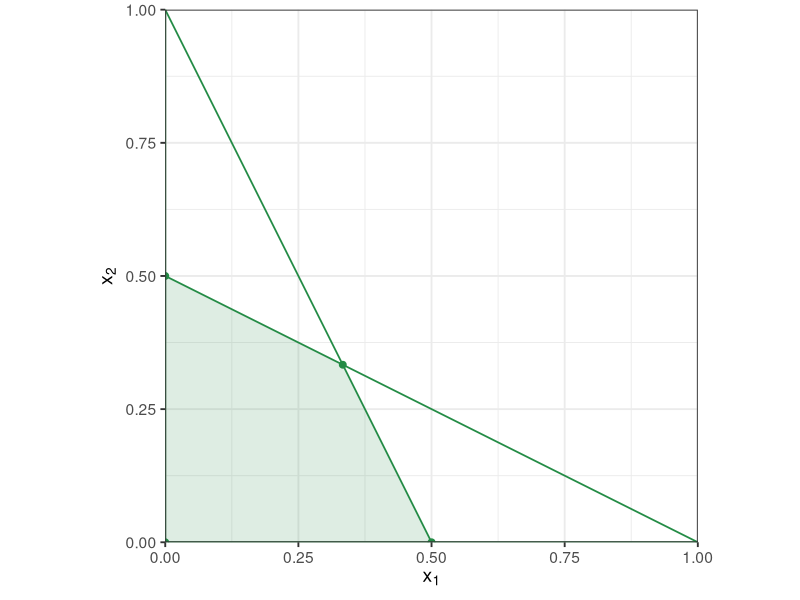
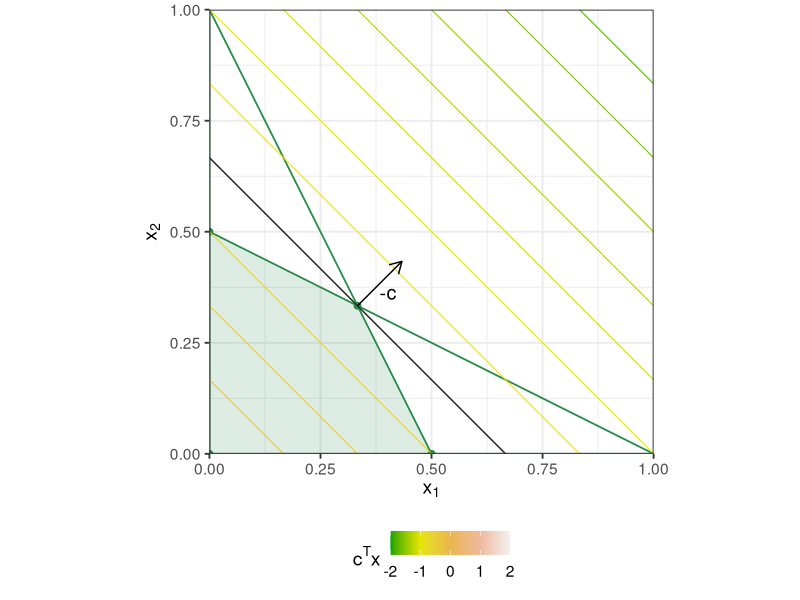

Source code (R) for these figures, in order:
# Used in: slides/07-constrained/02-lp.tex
# Used in: slides/07-constrained/03-simplex.tex
#
# Builds the linear-programming figures used in the constrained optimization slides.
# The plots show a feasible polytope, objective level sets, and three LP solution cases.

set.seed(1L)

library(data.table)
library(ggplot2)
library(grid)
library(gridExtra)

figure_dir = "../figure"
dir.create(figure_dir, recursive = TRUE, showWarnings = FALSE)

constraint_color = "#238b45"
objective_color = "#252525"
highlight_color = "#de2d26"
fill_alpha = 0.15

save_plot = function(plot, filename, width, height) {
  ggsave(
    filename = file.path(figure_dir, filename),
    plot = plot,
    width = width,
    height = height,
    dpi = 300,
    bg = "white"
  )
}

feasible_vertices = function(a_matrix, b_vector, tolerance = 1e-9) {
  index_pairs = combn(seq_len(nrow(a_matrix)), 2L, simplify = FALSE)

  vertices = lapply(index_pairs, function(active_index) {
    active_matrix = a_matrix[active_index, , drop = FALSE]

    if (abs(det(active_matrix)) <= tolerance) {
      NULL
    } else {
      point = as.numeric(solve(active_matrix, b_vector[active_index]))
      is_feasible = all(drop(a_matrix %*% point) <= b_vector + tolerance)

      if (is_feasible) {
        data.table(x1 = point[1L], x2 = point[2L])
      } else {
        NULL
      }
    }
  })

  vertices = Filter(Negate(is.null), vertices)

  if (length(vertices) == 0L) {
    data.table(x1 = numeric(), x2 = numeric())
  } else {
    unique(rbindlist(vertices))
  }
}

order_vertices = function(vertices) {
  if (nrow(vertices) <= 2L) {
    vertices
  } else {
    center_x1 = mean(vertices$x1)
    center_x2 = mean(vertices$x2)
    ordered_vertices = copy(vertices)
    ordered_vertices[, angle := atan2(x2 - center_x2, x1 - center_x1)]
    setorder(ordered_vertices, angle)
    ordered_vertices[, angle := NULL]
    ordered_vertices
  }
}

constraint_lines = function(a_matrix, b_vector, tolerance = 1e-9) {
  line_data = data.table(
    a1 = a_matrix[, 1L],
    a2 = a_matrix[, 2L],
    rhs = b_vector
  )

  list(
    abline = line_data[abs(a2) > tolerance][
      ,
      .(intercept = rhs / a2, slope = -a1 / a2)
    ],
    vline = line_data[abs(a2) <= tolerance & abs(a1) > tolerance][
      ,
      .(x_intercept = rhs / a1)
    ]
  )
}

base_lp_theme = function(base_size = 14L) {
  theme_bw(base_size = base_size) +
    theme(
      legend.position = "bottom",
      plot.title = element_text(hjust = 0.5)
    )
}

plot_polytope = function(a_matrix, b_vector, x_limits = c(0, 1), y_limits = c(0, 1), base_size = 14L) {
  vertices = order_vertices(feasible_vertices(a_matrix, b_vector))
  lines = constraint_lines(a_matrix, b_vector)

  plot = ggplot() +
    geom_abline(
      data = lines$abline,
      mapping = aes(intercept = intercept, slope = slope),
      color = constraint_color,
      linewidth = 0.6
    ) +
    geom_vline(
      data = lines$vline,
      mapping = aes(xintercept = x_intercept),
      color = constraint_color,
      linewidth = 0.6
    )

  if (nrow(vertices) > 0L) {
    plot = plot +
      geom_polygon(
        data = vertices,
        mapping = aes(x = x1, y = x2),
        fill = constraint_color,
        alpha = fill_alpha
      ) +
      geom_point(
        data = vertices,
        mapping = aes(x = x1, y = x2),
        color = constraint_color,
        size = 2
      )
  }

  plot +
    coord_equal(xlim = x_limits, ylim = y_limits, expand = FALSE) +
    labs(x = expression(x[1]), y = expression(x[2])) +
    base_lp_theme(base_size)
}

plot_objective_direction = function(plot, start, end, label = "-c") {
  plot +
    geom_segment(
      aes(x = start[1L], y = start[2L], xend = end[1L], yend = end[2L]),
      arrow = arrow(length = unit(0.03, "npc")),
      linewidth = 0.5
    ) +
    geom_text(
      aes(x = start[1L], y = start[2L], label = label),
      hjust = -1.3,
      vjust = -0.4,
      size = 5
    )
}

constraint_matrix = matrix(
  c(
    1, 2,
    2, 1,
    -1, 0,
    0, -1
  ),
  ncol = 2L,
  byrow = TRUE
)
constraint_rhs = c(1, 1, 0, 0)

feasible_set_plot = plot_polytope(constraint_matrix, constraint_rhs)
save_plot(feasible_set_plot, "cons-linear-pro-example.png", width = 5, height = 5)

objective_levels = CJ(
  x1 = seq(-2, 2, by = 0.01),
  objective_value = seq(-2, 2, by = 1 / 6)
)
objective_levels[, x2 := -objective_value - x1]

opposite_direction_plot = plot_polytope(constraint_matrix, constraint_rhs) +
  geom_path(
    data = objective_levels,
    mapping = aes(x = x1, y = x2, color = objective_value, group = objective_value),
    linewidth = 0.35
  ) +
  scale_color_gradientn(colours = terrain.colors(5L)) +
  geom_abline(intercept = 2 / 3, slope = -1, color = objective_color, linewidth = 0.5) +
  labs(color = expression(c^T * x))

opposite_direction_plot = plot_objective_direction(
  opposite_direction_plot,
  start = c(1 / 3, 1 / 3),
  end = c(1 / 3 + 0.1, 1 / 3 + 0.1)
)

save_plot(opposite_direction_plot, "cons-opposite-direction.png", width = 5.5, height = 5)

case_plot = function(title, x_limits, y_limits) {
  ggplot() +
    coord_equal(xlim = x_limits, ylim = y_limits, expand = FALSE) +
    labs(title = title, x = expression(x[1]), y = expression(x[2])) +
    base_lp_theme(base_size = 12L)
}

case_1_plot = case_plot("Case 1", x_limits = c(0, 2), y_limits = c(0, 2)) +
  annotate(
    "rect",
    xmin = -Inf,
    xmax = 1,
    ymin = -Inf,
    ymax = Inf,
    fill = constraint_color,
    alpha = fill_alpha
  ) +
  geom_polygon(
    data = data.table(x1 = c(0, 2, 2), x2 = c(2, 0, 2)),
    mapping = aes(x = x1, y = x2),
    fill = "#3182bd",
    alpha = fill_alpha
  ) +
  geom_polygon(
    data = data.table(x1 = c(0, 2, 2), x2 = c(0, 0, 1)),
    mapping = aes(x = x1, y = x2),
    fill = "#fdae6b",
    alpha = fill_alpha
  ) +
  geom_vline(xintercept = 1, color = constraint_color, linewidth = 0.6) +
  geom_abline(intercept = 2, slope = -1, color = "#3182bd", linewidth = 0.6) +
  geom_abline(intercept = 0, slope = 1 / 2, color = "#fdae6b", linewidth = 0.6)

case_2_plot = case_plot("Case 2", x_limits = c(0, 1), y_limits = c(0.5, 1.5)) +
  geom_polygon(
    data = data.table(
      x1 = c(0.5, 1, 1, 0.5, 0),
      x2 = c(0.5, 0.5, 1.5, 1.5, 1)
    ),
    mapping = aes(x = x1, y = x2),
    fill = constraint_color,
    alpha = fill_alpha
  ) +
  geom_abline(intercept = 1, slope = -1, color = constraint_color, linewidth = 0.6) +
  geom_abline(intercept = 1, slope = 1, color = constraint_color, linewidth = 0.6) +
  geom_abline(intercept = 1.5, slope = -1, color = objective_color, linewidth = 0.5)

case_2_plot = plot_objective_direction(
  case_2_plot,
  start = c(0.5, 1),
  end = c(0.75, 1.25)
)

case_3_plot = case_plot("Case 3", x_limits = c(0, 1), y_limits = c(0, 1)) +
  geom_polygon(
    data = data.table(
      x1 = c(0, 0.5, 29 / 34, 2 / 3, 1 / 3),
      x2 = c(0.5, 0, 0.29, 2 / 3, 5 / 6)
    ),
    mapping = aes(x = x1, y = x2),
    fill = constraint_color,
    alpha = fill_alpha
  ) +
  geom_abline(intercept = 2, slope = -2, color = constraint_color, linewidth = 0.6) +
  geom_abline(intercept = 1, slope = -0.5, color = constraint_color, linewidth = 0.6) +
  geom_abline(intercept = 0.5, slope = 1, color = constraint_color, linewidth = 0.6) +
  geom_abline(intercept = 0.5, slope = -1, color = constraint_color, linewidth = 0.6) +
  geom_abline(intercept = -5 / 12, slope = 5 / 6, color = constraint_color, linewidth = 0.6) +
  geom_abline(intercept = 4 / 3, slope = -1, color = objective_color, linewidth = 0.5) +
  geom_point(aes(x = 2 / 3, y = 2 / 3), size = 2, color = highlight_color)

case_3_plot = plot_objective_direction(
  case_3_plot,
  start = c(2 / 3, 2 / 3),
  end = c(5 / 6, 5 / 6)
)

solution_cases_plot = arrangeGrob(case_1_plot, case_2_plot, case_3_plot, ncol = 3L)

if (interactive()) {
  grid.draw(solution_cases_plot)
}

save_plot(solution_cases_plot, "cons-solutions-lp.png", width = 12, height = 4)
